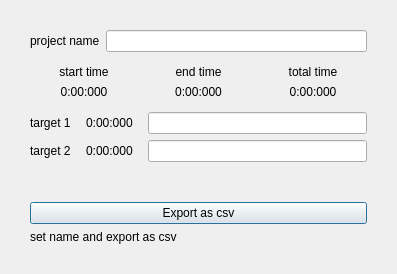
<?xml version="1.0" encoding="UTF-8"?>
<ui version="4.0">
 <class>Dialog</class>
 <widget class="QDialog" name="Dialog">
  <property name="geometry">
   <rect>
    <x>0</x>
    <y>0</y>
    <width>397</width>
    <height>274</height>
   </rect>
  </property>
  <property name="windowTitle">
   <string>Dialog</string>
  </property>
  <layout class="QGridLayout" name="gridLayout_5">
   <property name="leftMargin">
    <number>30</number>
   </property>
   <property name="topMargin">
    <number>30</number>
   </property>
   <property name="rightMargin">
    <number>30</number>
   </property>
   <property name="bottomMargin">
    <number>30</number>
   </property>
   <item row="0" column="0">
    <layout class="QGridLayout" name="gridLayout_3">
     <item row="0" column="0">
      <widget class="QLabel" name="label_7">
       <property name="text">
        <string>project name</string>
       </property>
      </widget>
     </item>
     <item row="0" column="1">
      <widget class="QLineEdit" name="linepro"/>
     </item>
    </layout>
   </item>
   <item row="2" column="0">
    <layout class="QGridLayout" name="gridLayout_2">
     <property name="horizontalSpacing">
      <number>15</number>
     </property>
     <item row="0" column="0">
      <widget class="QLabel" name="label">
       <property name="text">
        <string>target 1</string>
       </property>
      </widget>
     </item>
     <item row="0" column="1">
      <widget class="QLabel" name="extar1">
       <property name="text">
        <string>0:00:000</string>
       </property>
      </widget>
     </item>
     <item row="0" column="2">
      <widget class="QLineEdit" name="linetar1"/>
     </item>
     <item row="1" column="0">
      <widget class="QLabel" name="label_5">
       <property name="text">
        <string>target 2</string>
       </property>
      </widget>
     </item>
     <item row="1" column="1">
      <widget class="QLabel" name="extar2">
       <property name="text">
        <string>0:00:000</string>
       </property>
      </widget>
     </item>
     <item row="1" column="2">
      <widget class="QLineEdit" name="linetar2"/>
     </item>
    </layout>
   </item>
   <item row="4" column="0">
    <layout class="QGridLayout" name="gridLayout_4">
     <item row="0" column="0">
      <widget class="QPushButton" name="pushButton">
       <property name="text">
        <string>Export as csv</string>
       </property>
      </widget>
     </item>
     <item row="1" column="0">
      <widget class="QLabel" name="exresult">
       <property name="text">
        <string>set name and export as csv</string>
       </property>
      </widget>
     </item>
    </layout>
   </item>
   <item row="1" column="0">
    <layout class="QGridLayout" name="gridLayout">
     <property name="topMargin">
      <number>7</number>
     </property>
     <property name="bottomMargin">
      <number>7</number>
     </property>
     <item row="0" column="0">
      <widget class="QLabel" name="label_8">
       <property name="text">
        <string>start time</string>
       </property>
       <property name="alignment">
        <set>Qt::AlignCenter</set>
       </property>
      </widget>
     </item>
     <item row="0" column="1">
      <widget class="QLabel" name="label_9">
       <property name="text">
        <string>end time</string>
       </property>
       <property name="alignment">
        <set>Qt::AlignCenter</set>
       </property>
      </widget>
     </item>
     <item row="0" column="2">
      <widget class="QLabel" name="label_3">
       <property name="text">
        <string>total time</string>
       </property>
       <property name="alignment">
        <set>Qt::AlignCenter</set>
       </property>
      </widget>
     </item>
     <item row="1" column="0">
      <widget class="QLabel" name="exstart">
       <property name="text">
        <string>0:00:000</string>
       </property>
       <property name="alignment">
        <set>Qt::AlignCenter</set>
       </property>
      </widget>
     </item>
     <item row="1" column="1">
      <widget class="QLabel" name="exend">
       <property name="text">
        <string>0:00:000</string>
       </property>
       <property name="alignment">
        <set>Qt::AlignCenter</set>
       </property>
      </widget>
     </item>
     <item row="1" column="2">
      <widget class="QLabel" name="extotal">
       <property name="text">
        <string>0:00:000</string>
       </property>
       <property name="alignment">
        <set>Qt::AlignCenter</set>
       </property>
      </widget>
     </item>
    </layout>
   </item>
   <item row="3" column="0">
    <spacer name="verticalSpacer">
     <property name="orientation">
      <enum>Qt::Vertical</enum>
     </property>
     <property name="sizeHint" stdset="0">
      <size>
       <width>20</width>
       <height>40</height>
      </size>
     </property>
    </spacer>
   </item>
  </layout>
 </widget>
 <resources/>
 <connections/>
</ui>
